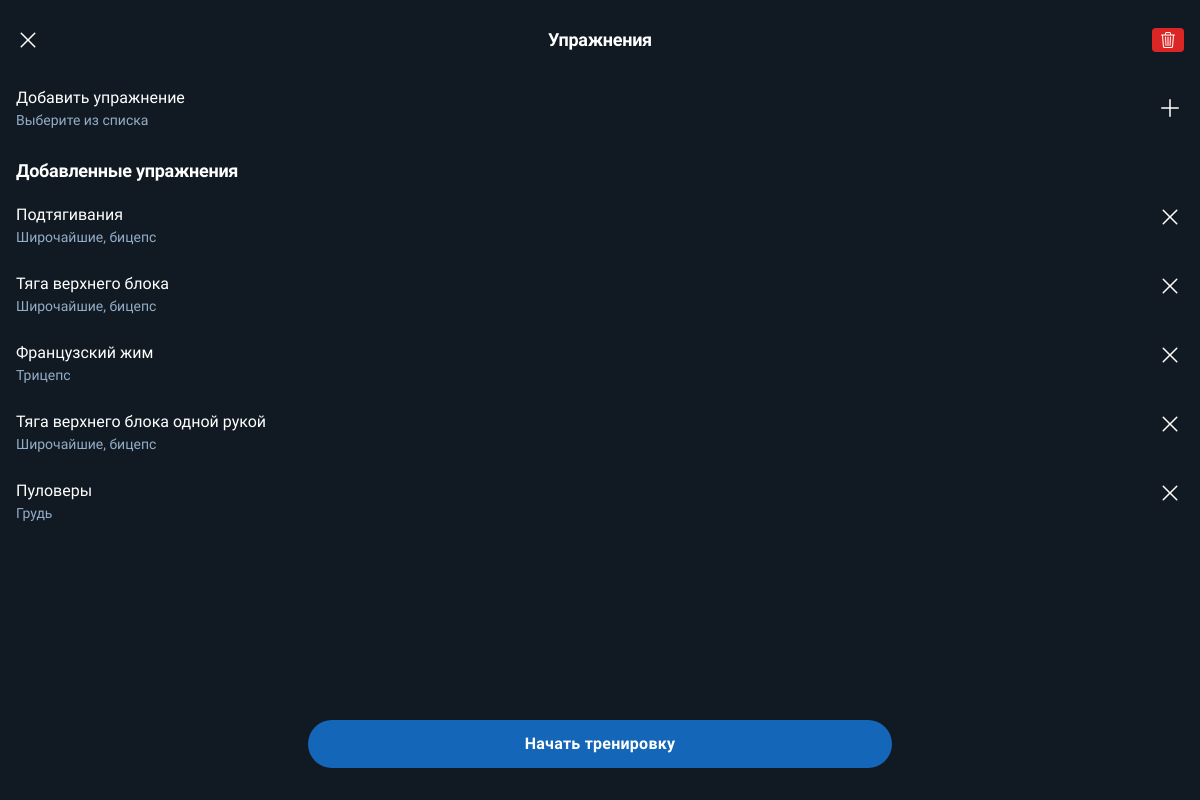
Screenshot of /update_workout/Вторник (signed in) with the database file from the repository.
### main/models.py (models this page shows, shortened)
class Exercise(models.Model):
    name = models.CharField(max_length=32)
    muscle_groups = models.CharField(max_length=23, choices=MUSCLE_CHOICES, default='other')
    description = models.TextField()
    tags = models.ManyToManyField(Tag)
    workout_type = models.CharField(max_length=23, choices=TYPE_CHOICES, default='other')

### main/views.py (the view)
# urls.py: path('update_workout/<str:date>', views.update_workout, name='update_workout'),
@login_required
def update_workout(request, date):
    exercises_with_muscle_groups = []
    try:
        workout = Workout.objects.filter(user=request.user, day=date).first()
        if workout:
            exercises = workout.chosen_exercises.all()
            for exercise in exercises:
                exercise_name = exercise.name
                muscle_group = exercise.get_muscle_groups_display()
                exercises_with_muscle_groups.append((exercise_name, muscle_group))
            print(exercises_with_muscle_groups)
    except Exception as e:
        print(f"Error: {e}")
        pass
    return render(request, 'main/update_workout.html', {'day': date, 'exercises_with_muscle_groups': exercises_with_muscle_groups})

### main/templates/main/update_workout.html (shortened to what this page needs)
<html>
  <head>
    <script src="https://cdn.tailwindcss.com?plugins=forms,container-queries"></script>
  </head>
  <body>
    <div
      class="relative flex size-full min-h-screen flex-col bg-[#111a22] dark justify-between group/design-root overflow-x-hidden"
      style='font-family: Lexend, "Noto Sans", sans-serif;'
    >
      <div>
        <div class="flex items-center bg-[#111a22] p-4 pb-2 justify-between">
          <div onclick="window.location.href='{% url 'workouts' %}'" class="text-white flex size-12 shrink-0 items-center" data-icon="X" data-size="24px" data-weight="regular">
            <svg xmlns="http://www.w3.org/2000/svg" width="24px" height="24px" fill="currentColor" viewBox="0 0 256 256">
              <path
                d="M205.66,194.34a8,8,0,0,1-11.32,11.32L128,139.31,61.66,205.66a8,8,0,0,1-11.32-11.32L116.69,128,50.34,61.66A8,8,0,0,1,61.66,50.34L128,116.69l66.34-66.35a8,8,0,0,1,11.32,11.32L139.31,128Z"
              ></path>
            </svg>
          </div>
          <h2 class="text-white text-lg font-bold leading-tight tracking-[-0.015em] flex-1 text-center">Упражнения</h2>
          <div class="flex w-12 items-center justify-end cursor-pointer">
            <a href="{% url 'delete_workout' day %}" class="bg-red-600 hover:bg-red-700 text-white font-bold py-1 px-2 rounded flex items-center justify-center"
               onclick="return confirmDeletion()">
            </a>
          </div>
        </div>
        <div onclick="window.location.href='{% url 'search_exercise' day %}'" class="flex items-center gap-4 bg-[#111a22] px-4 min-h-[72px] py-2 justify-between">
          <div class="flex flex-col justify-center">
            <p class="text-white text-base font-medium leading-normal line-clamp-1">Добавить упражнение</p>
            <p class="text-[#93adc8] text-sm font-normal leading-normal line-clamp-2">Выберите из списка</p>
          </div>
          <div class="shrink-0">
            <div class="text-white flex size-7 items-center justify-center" data-icon="Plus" data-size="24px" data-weight="regular">
              <svg xmlns="http://www.w3.org/2000/svg" width="24px" height="24px" fill="currentColor" viewBox="0 0 256 256">
                <path d="M224,128a8,8,0,0,1-8,8H136v80a8,8,0,0,1-16,0V136H40a8,8,0,0,1,0-16h80V40a8,8,0,0,1,16,0v80h80A8,8,0,0,1,224,128Z"></path>
              </svg>
            </div>
          </div>
        </div>
        <h3 class="text-white text-lg font-bold leading-tight tracking-[-0.015em] px-4 pb-2 pt-4">Добавленные упражнения</h3>
        {% for exercise_name, muscle_group in exercises_with_muscle_groups %}
        <div class="flex gap-4 bg-[#111a22] px-4 py-3 justify-between">
          <div class="flex flex-1 flex-col justify-center">
            <p class="text-white text-base font-medium leading-normal">{{ exercise_name }}</p>
            <p class="text-[#93adc8] text-sm font-normal leading-normal">{{ muscle_group }}</p>
          </div>
          <div class="shrink-0">
            <button onclick="deleteExercise({{ forloop.counter0 }}, 'chosen')" class="text-white flex size-7 items-center justify-center">
              <svg xmlns="http://www.w3.org/2000/svg" width="24px" height="24px" fill="currentColor" viewBox="0 0 256 256">
                <path d="M205.66,194.34a8,8,0,0,1-11.32,11.32L128,139.31,61.66,205.66a8,8,0,0,1-11.32-11.32L116.69,128,50.34,61.66A8,8,0,0,1,61.66,50.34L128,116.69l66.34-66.35a8,8,0,0,1,11.32,11.32L139.31,128Z"></path>
              </svg>
            </button>
          </div>
        </div>
        {% endfor %}
</div>
<div>
  <div class="flex px-4 py-3 justify-center w-full">
    <button onclick="window.location.href='{% url 'log_workout' day %}'"
      class="flex min-w-[84px] max-w-100% sm:max-w-[50%] cursor-pointer items-center justify-center overflow-hidden rounded-full h-12 px-5 flex-1 bg-[#1466b8] text-white text-base font-bold leading-normal tracking-[0.015em]"
    >
      <span class="truncate">Начать тренировку</span>
    </button>
  </div>
  <div class="h-5 bg-[#111a22]"></div>
</div>
</body>
</html>

### rows the page displays
Exercise: exercises_with_muscle_groups "Подтягивания"
Exercise: exercises_with_muscle_groups "Тяга верхнего блока"
Exercise: exercises_with_muscle_groups "Французский жим"
Exercise: exercises_with_muscle_groups "Тяга верхнего блока одной рукой"
Exercise: exercises_with_muscle_groups "Пуловеры"

### other values shown
{{ muscle_group }} "Широчайшие, бицепс" "Широчайшие, бицепс" "Трицепс" "Широчайшие, бицепс" "Грудь"
